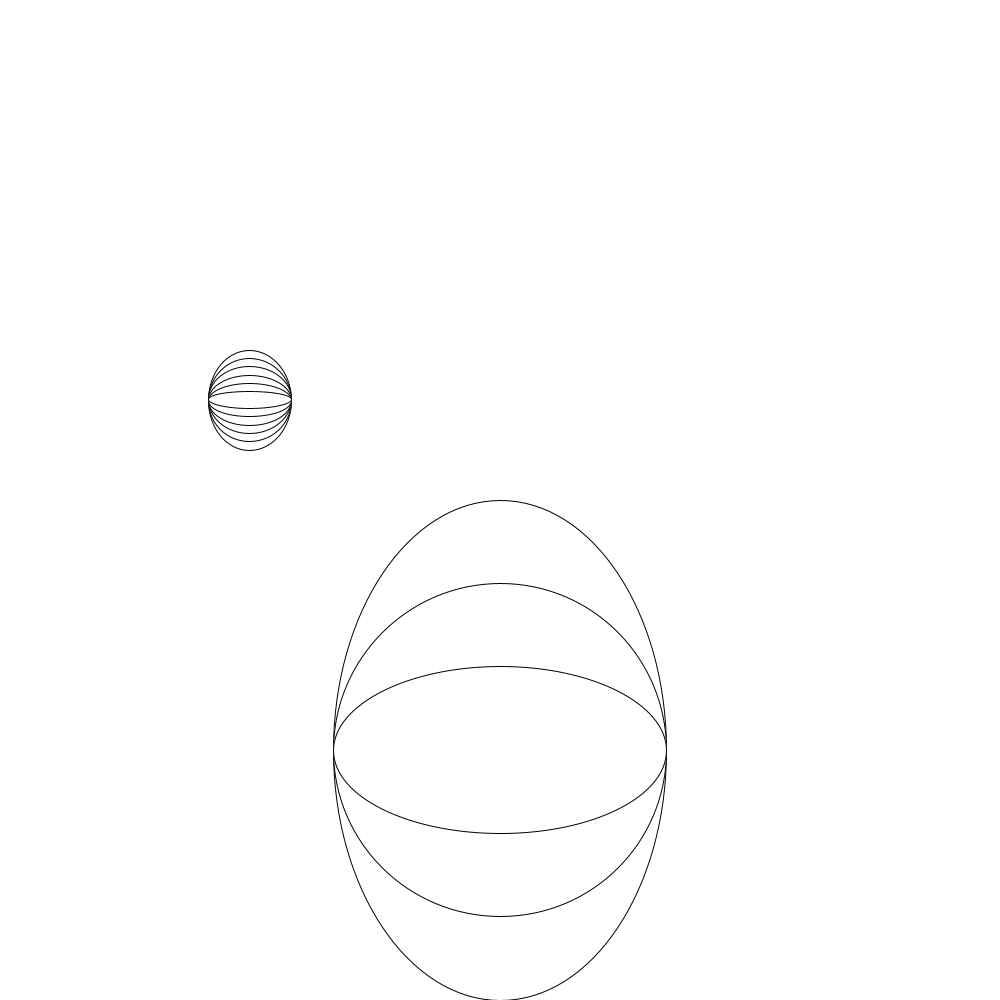
Frame 1 (no input)
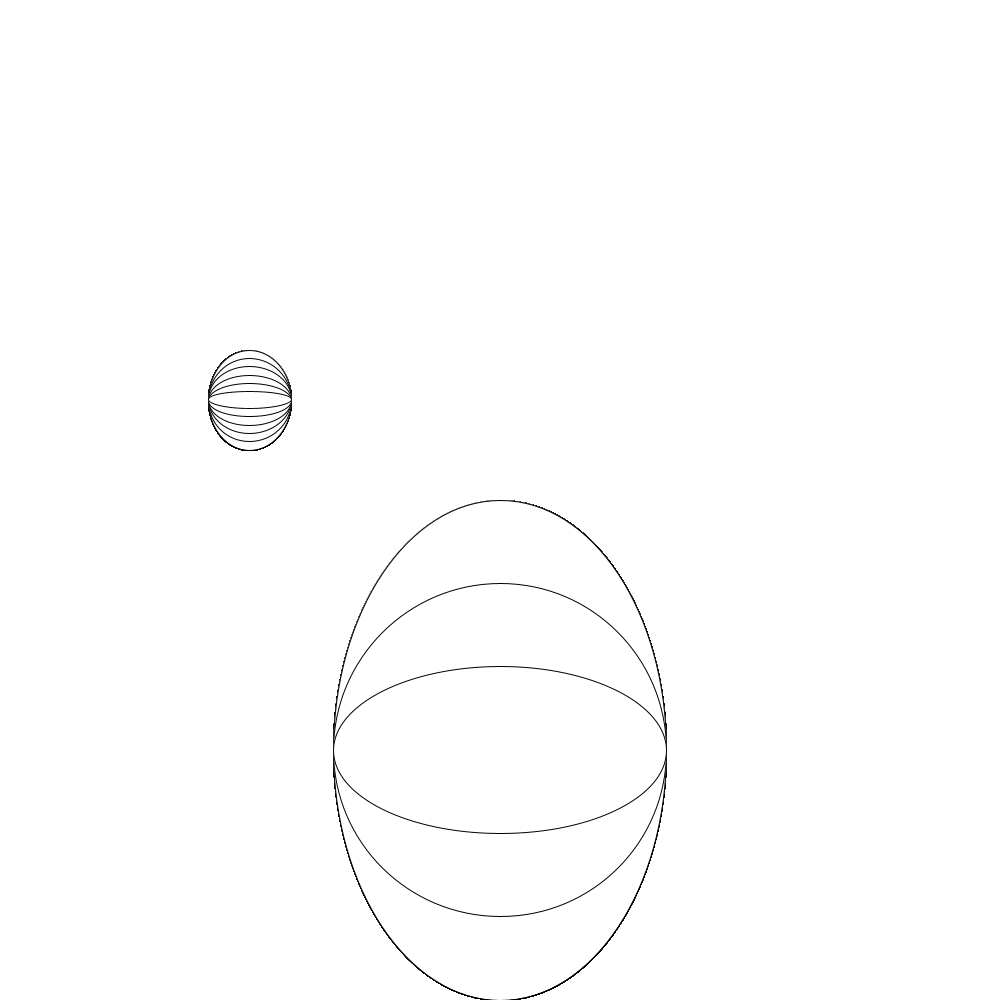
Frame 60 (the mouse pressed at the canvas centre just before this capture)
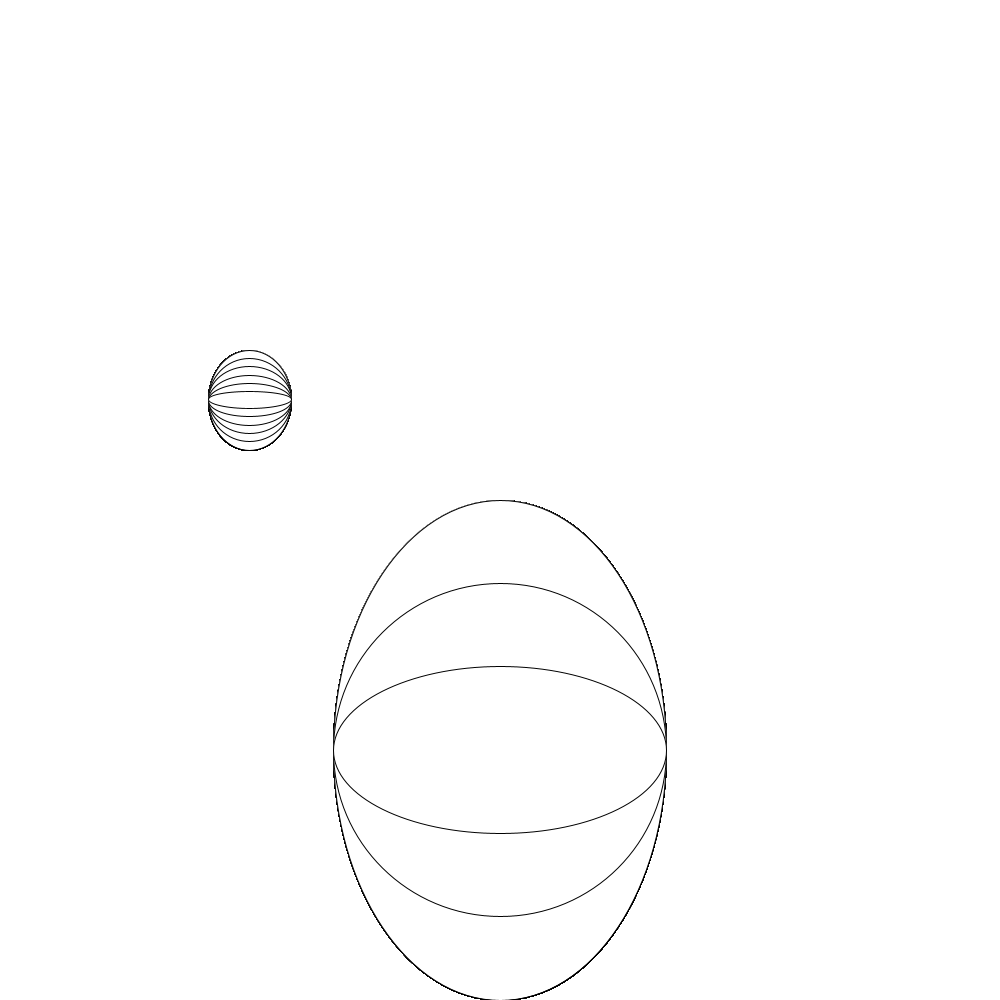
Frame 120 (the mouse held since frame 60 and released just before this capture)

The Processing sketch that drew these frames (run headless with seeded random() and noise(); from frame 60 on, the mouse is pressed at the canvas centre):

// Processing sketch: sketch_250703f
// ── sketch_250703f.pde
void setup() {
size(1000,1000);
background(255);
}

void draw() {
dibujarCirculo( width *0.25, height *0.4, 100, 6);
dibujarCirculo( width *0.5, height *0.75, 500, 3);
}
//permite crear bloques de codigo para reutilizarlos varias veces, permite simplifcar el codigo

void dibujarCirculo(float xPos, float yPos, float size, float numero) {
  float grayValue = 255 / 5;
  float steps = size/numero;
  println (steps);
  for(int i = 0; i < numero; i++) {
    ellipse(xPos, yPos, size - 1*steps, size -i*steps);
  }
}
